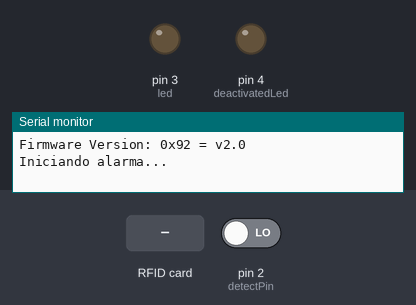
A sketch run on a simulated Arduino Uno, built with avr-gcc and run on an emulated ATmega328P. Parts: output pins drawn as LEDs (lit = HIGH), the last lines printed to the serial monitor. The inputs (shaded band) are chosen by the test bench; at power-on: pin 2 (detectPin) LOW. The local clock reads 2024-03-15 10:24:30 at power-on unless the sketch sets it; pins used as bus, display or sensor lines are not drawn.

Above: at 1.2 s.
1.3 s: pin 2 (detectPin) driven HIGH
At 3.3 s:
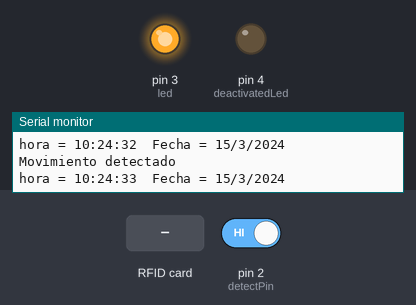
3.6 s: RFID card 5E 7A 19 C4 held to the reader
At 4.9 s:
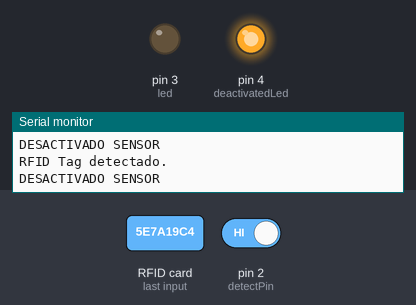
Timing chart, 0 to 6.6 s (numbered marks = the images above; inputs shaded):
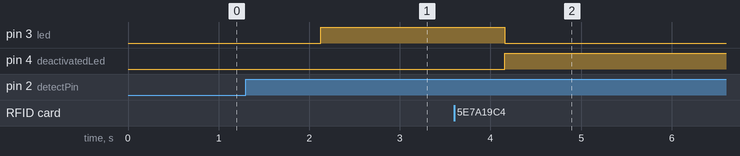

The sketch:

sensor_rcwl0516.ino
```cpp
#include <RTClib.h>
#include <Wire.h>
#include <SPI.h>
#include <MFRC522.h>

#define RST_PIN 9
#define SS_PIN 10

// Funciones
void getDateTime();

// Sensor
int detectPin = 2;
bool detect = false;
int led = 3;
int deactivatedLed = 4;
bool active = true;   // Para desactivar sensor con RFID

// RTC
int segundo,minuto,hora,dia,mes;
long anio; //variable año
DateTime HoraFecha;

// Funciones
void readDateTime();
void detection();

RTC_DS1307 rtc;
MFRC522 mfrc522(SS_PIN, RST_PIN);

void setup() {
  Serial.begin(9600);

  SPI.begin();        // Iniciar SPI bus
  mfrc522.PCD_Init();  // Iniciar MFRC522
  mfrc522.PCD_DumpVersionToSerial();  // Mostras detalles PCD - MFRC522 Card Reader

  rtc.begin();    // Inicializar RTC
  // SOLO USAR UNA VEZ PARA AJUSTAR HORA!!! Luego "comentar" y cargar.
  /*
  Serial.println("Estableciendo Hora y fecha...");
  rtc.adjust(DateTime(F(__DATE__),F(__TIME__)));
  Serial.println("DS1307 actualizado con hora y fecha de compilacion de este sketch.");
  Serial.print("Fecha: ");
  Serial.print(__DATE__);
  Serial.print(" Hora: ");
  Serial.println(__TIME__);
  */

  Serial.println("Iniciando alarma...\n");
  pinMode (detectPin, INPUT);
  pinMode (led, OUTPUT);
  digitalWrite(led, LOW);
  pinMode (deactivatedLed, OUTPUT);
  digitalWrite (deactivatedLed, LOW);
}

void loop() {

  if (mfrc522.PICC_IsNewCardPresent()) {
    Serial.println("RFID Tag detectado.");
    active = false;
    digitalWrite(deactivatedLed, HIGH);
    digitalWrite(led, LOW);
    Serial.println("DESACTIVADO SENSOR");
  }

  if (active == true) {
    detection();
  }
}

void detection() {
  detect = digitalRead(detectPin);
  if(detect == true) {
    digitalWrite(led, HIGH);
    Serial.println("Movimiento detectado");
    getDateTime();
  }
  else {
    digitalWrite(led, LOW);
  }
  delay(1000);
}

void getDateTime() {
  HoraFecha = rtc.now(); //obtenemos la hora y fecha actual

  segundo=HoraFecha.second();
  minuto=HoraFecha.minute();
  hora=HoraFecha.hour();
  dia=HoraFecha.day();
  mes=HoraFecha.month();
  anio=HoraFecha.year();

  //Enviamos por el puerto serie la hora y fecha.
  Serial.print("hora = ");
  Serial.print(hora);
  Serial.print(":");
  Serial.print(minuto);
  Serial.print(":");
  Serial.print(segundo);
  Serial.print("  Fecha = ");
  Serial.print(dia);
  Serial.print("/");
  Serial.print(mes);
  Serial.print("/");
  Serial.print(anio);
  Serial.println();
}
```

Measured:
- after the input at 1.3 s, pin 3 (led): LOW → HIGH after 0.83 s
- after the input at 3.6 s, pin 3 (led): HIGH → LOW after 0.56 s; pin 4 (deactivatedLed): LOW → HIGH after 0.56 s
